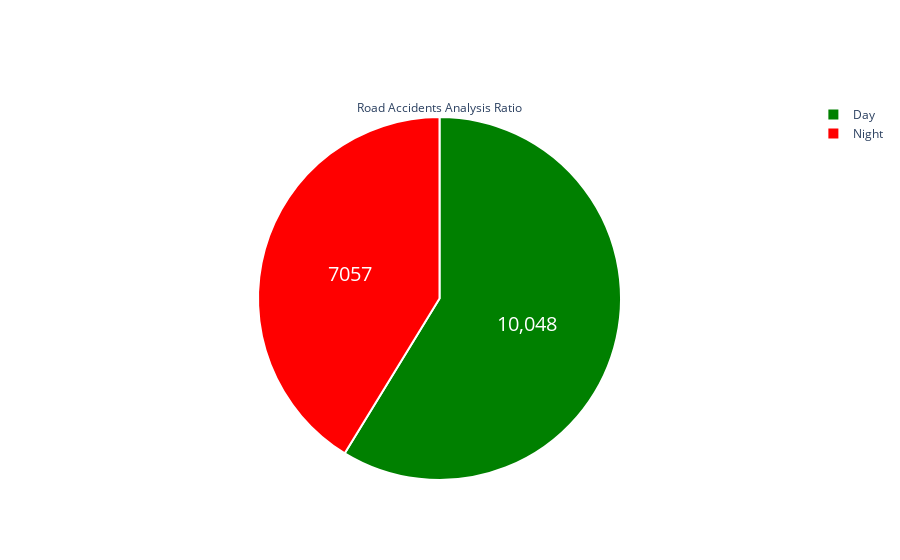

The code cell stored with this chart in its notebook:
### Code cell
fig = go.Figure(data=[go.Pie(labels=['Day' ,'Night'], 
                             values=[ df['daycount'][len(df['daycount'])-1],df['nightcount'][len(df['nightcount'])-1]])])
fig.update_traces(hoverinfo='label+percent', textinfo='value', textfont_size=20,
                  marker=dict(colors=['green','red'], line=dict(color='#ffffff', width=2)),title=dict(
                  text='Road Accidents Analysis Ratio'))
pyo.iplot(fig)

### Figure 1 — Plotly figure (JSON) as saved in the notebook; plotly's stock layout.template omitted (floating-point values rounded to 4 significant figures)
{"data": [{"hoverinfo": "label+percent", "labels": ["Day", "Night"], "marker": {"colors": ["green", "red"], "line": {"color": "#ffffff", "width": 2}}, "textfont": {"size": 20}, "textinfo": "value", "title": {"text": "Road Accidents Analysis Ratio"}, "type": "pie", "values": [10048, 7057]}], "layout": {}}
